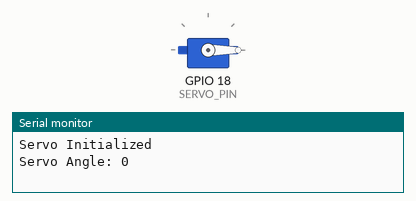
This sketch was run on a simulated ESP32. Shown: servo, the last lines printed to the serial monitor.

Above: at 0.05 s.
At 4.45 s:
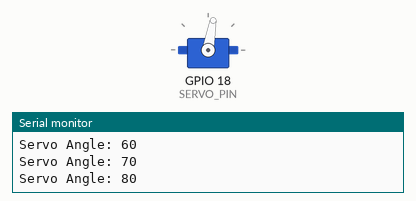
At 8.95 s:
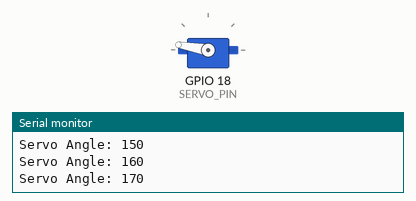
At 17.95 s:
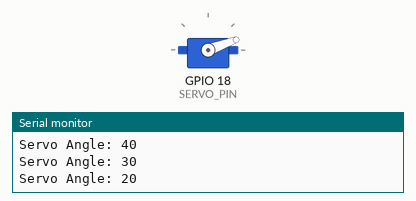
Timing chart, 0 to 24.7 s (numbered marks = the images above):
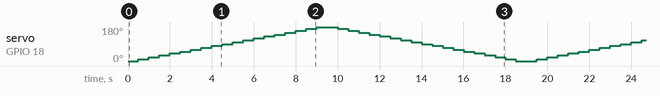

The sketch:

servo_motor.ino
```cpp
#include <Servo.h>

Servo myServo;
#define SERVO_PIN 18

void setup() {
    Serial.begin(19600);
    myServo.attach(SERVO_PIN);
    Serial.println("Servo Initialized");
}

void loop() {
    for (int angle = 0; angle <= 180; angle += 10) {
        myServo.write(angle);
        Serial.print("Servo Angle: ");
        Serial.println(angle);
        delay(500);
    }

    for (int angle = 180; angle >= 0; angle -= 10) {
        myServo.write(angle);
        Serial.print("Servo Angle: ");
        Serial.println(angle);
        delay(500);
    }
}
```
